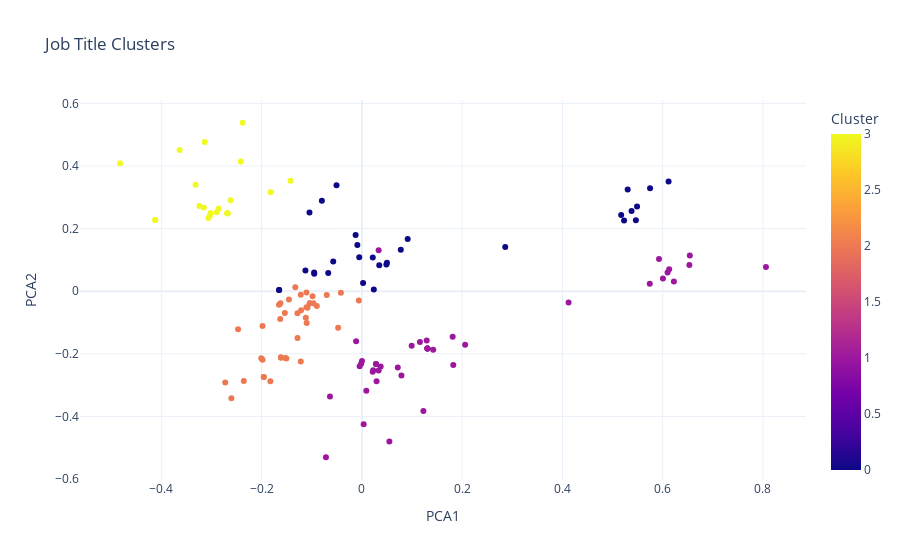

Source (notebook cell):
### Code cell
optimal_k = 4  # I've made this variable using the above graph
kmeans = KMeans(n_clusters=optimal_k, random_state=42)
kmeans.fit(X)


clustered_titles = pd.DataFrame({'Job Title': job_titles, 'Cluster': kmeans.labels_})

# We apply PCA for dimensionality reduction
pca = PCA(n_components=2)
X_pca = pca.fit_transform(X.toarray())

# we add them back to the cluster dataframe
clustered_titles['PCA1'] = X_pca[:, 0]
clustered_titles['PCA2'] = X_pca[:, 1]

# Create an interactive scatter plot with plotly
fig = px.scatter(clustered_titles, x='PCA1', y='PCA2', color='Cluster', hover_data=['Job Title'], title='Job Title Clusters',
                 labels={'Cluster': 'Cluster'},
                 template='plotly_white')

# Show the interactive plot
fig.show()

### Figure 1 — Plotly figure (JSON) as saved in the notebook; plotly's stock layout.template omitted (floating-point values rounded to 4 significant figures; data arrays with more than 128 entries replaced by an {"elided": "..."} marker saying what was removed)
{"data": [{"customdata": {"elided": "132x1 str values"}, "hovertemplate": "PCA1=%{x}<br>PCA2=%{y}<br>Job Title=%{customdata[0]}<br>Cluster=%{marker.color}<extra></extra>", "legendgroup": "", "marker": {"color": {"elided": "132 int values"}, "coloraxis": "coloraxis", "symbol": "circle"}, "mode": "markers", "name": "", "orientation": "v", "showlegend": false, "type": "scatter", "x": {"elided": "132 float values"}, "xaxis": "x", "y": {"elided": "132 float values"}, "yaxis": "y"}], "layout": {"coloraxis": {"colorbar": {"title": {"text": "Cluster"}}, "colorscale": [[0, "#0d0887"], [0.1111, "#46039f"], [0.2222, "#7201a8"], [0.3333, "#9c179e"], [0.4444, "#bd3786"], [0.5556, "#d8576b"], [0.6667, "#ed7953"], [0.7778, "#fb9f3a"], [0.8889, "#fdca26"], [1, "#f0f921"]]}, "legend": {"tracegroupgap": 0}, "title": {"text": "Job Title Clusters"}, "xaxis": {"anchor": "y", "domain": [0, 1], "title": {"text": "PCA1"}}, "yaxis": {"anchor": "x", "domain": [0, 1], "title": {"text": "PCA2"}}}}
